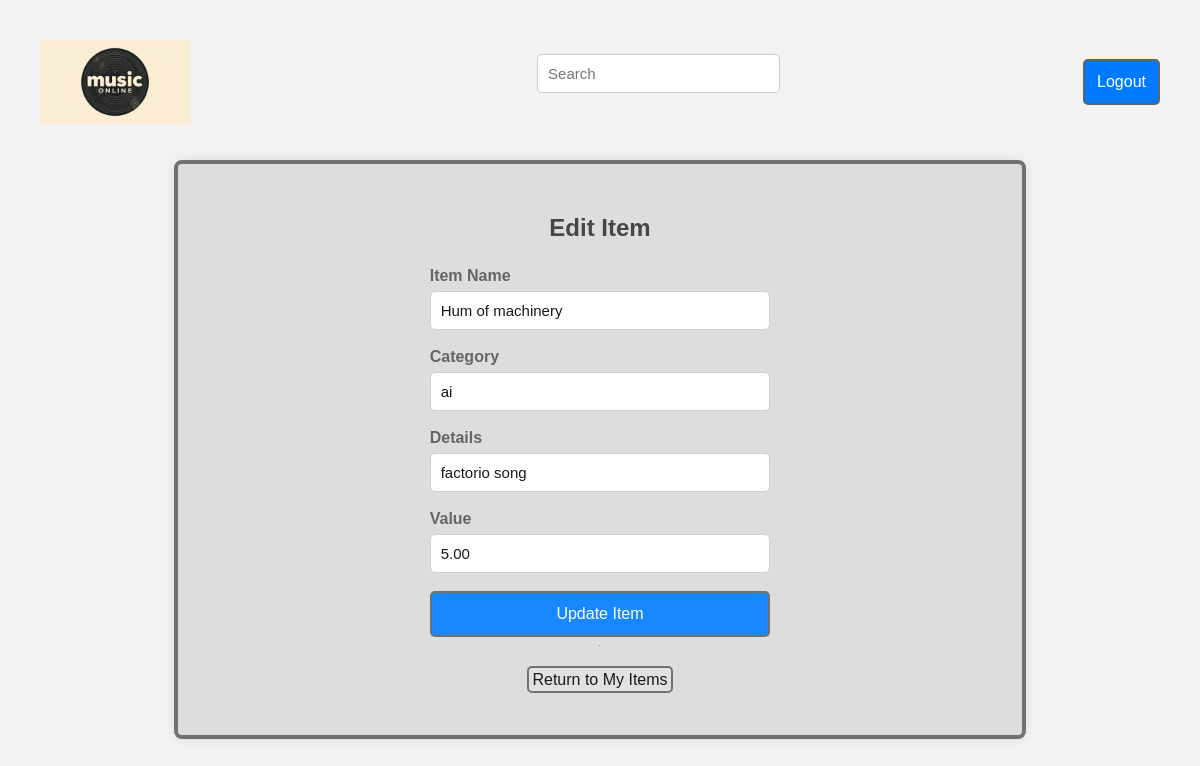
/edit_item.php?id=11 (signed in), run on the app's committed database.
### tables this page shows
CREATE TABLE `items` (
  `id` int(11) NOT NULL COMMENT 'Item ID',
  `item_name` varchar(100) NOT NULL COMMENT 'Name/title of the item',
  `category` varchar(50) NOT NULL COMMENT 'Item category/type',
  `details` text NOT NULL COMMENT 'Additional description',
  `value` varchar(50) NOT NULL COMMENT 'could represent cost',
  `created_by` int(11) DEFAULT NULL,
  `image` text NOT NULL COMMENT 'the link to the image for the vinyl',
  `audio` text NOT NULL COMMENT 'the link for the audio mp3'
);

### edit_item.php (the view, shortened to what this page needs)
<?php include './includes/header.php'; ?>
<?php
$conn = new mysqli("localhost", "root", "", "customer_db");
$item_id = $_GET['id'];
$stmt = $conn->prepare("
    SELECT item_name, category, details, value
    FROM items
    WHERE id = ?
");
$stmt->bind_param("i", $item_id );
$stmt->execute();
$result = $stmt->get_result();
$item = $result->fetch_assoc();
?>
<main>
    <div id="top_box">
        <div id="spacing">
            <a href="landing_page.php"><img src="./images/logo_music_online.jpg" alt="music online logo" id="logo"></a>
        </div>
        <div id="searching">
            <form action="search_results.php" method="get" id="search_box">
                <input type="text" id="item_name" name="item_name" placeholder="Search">
            </form>
        </div>
        <form action="logout.php" method="post" style="text-align:right;">
            <button type="submit">Logout</button>
        </form>
    </div>
    <br>
    <br>
    <section class="customer-form">
        <h2>Edit Item</h2>
        <form method="post">
            <label>Item Name</label>
            <input type="text" name="item_name" value="<?php echo htmlspecialchars($item['item_name']); ?>" required>
            <label>Category</label>
            <input type="text" name="category" value="<?php echo htmlspecialchars($item['category']); ?>" required>
            <label>Details</label>
            <input type="text" name="details" value="<?php echo htmlspecialchars($item['details']); ?>">
            <label>Value</label>
            <input type="text" name="value" value="<?php echo htmlspecialchars($item['value']); ?>">
            <button type="submit">Update Item</button>
        </form>
        <hr>
        <p><a class="back_button" href="user_item.php">Return to My Items</a></p>
    </section>
</main>
<?php include './includes/footer.php'; ?>

### css/style.css (style rules this page uses)
body { font-family: Arial, sans-serif; background: #f2f2f2; padding: 40px; margin: 0; background-image: url(../images/clay-banks-fEVaiLwWvlU-unsplash.jpg); }
main { display: flex; justify-content: center; flex-direction: column; align-items: center; width: 100%; }
.customer-form { width: 70%; background: #dbdbdb; padding: 30px; border-radius: 8px; border: #636363 solid; border-width: 4px; box-shadow: 0 0 12px rgba(0, 0, 0, 0.1); opacity: 0.9; display: flex; flex-direction: column; align-items: center; justify-content: center; isolation: auto; }
.customer-form h2 { text-align: center; margin-bottom: 25px; color: #333; }
label { display: block; font-weight: bold; margin-bottom: 6px; color: #555; }
input[type="text"], input[type="email"] { width: 100%; padding: 10px; margin-bottom: 18px; border: 1px solid #ccc; border-radius: 5px; font-size: 15px; box-sizing: border-box; }
button[type="submit"] { width: 100%; padding: 12px; border: none; background: #007bff; color: white; font-size: 16px; cursor: pointer; border-radius: 5px; transition: background 0.3s ease; border: #636363 solid; border-width: 2px; }
input[type="text"], input[type="email"], input[type="password"] { width: 100%; padding: 10px; margin-bottom: 18px; border: 1px solid #ccc; border-radius: 5px; font-size: 15px; box-sizing: border-box; }
button, input[type="submit"] { width: 100%; padding: 12px; border: none; background: #007bff; color: #fff; font-size: 16px; cursor: pointer; border-radius: 5px; transition: background 0.3s ease; }
.back_button { width: 50%; padding: 3px; border: none; background: rgba(255, 255, 255, 0.12); color: #000; font-size: 16px; cursor: pointer; border-radius: 5px; text-decoration: none; border: #636363 solid; border-width: 2px; backdrop-filter: blur(5px) saturate(150%); -webkit-backdrop-filter: blur(5px) saturate(150%); }
#search_box { width: 110%; padding: 5%; }
#top_box { display: flex; justify-content: space-between; flex-direction: row; align-items: center; width: 100%; }
#logo { max-width: 150px; height: auto; display: block; }

### data on the page
items: item_name "Hum of machinery", category "ai", details "factorio song", value "5.00"
